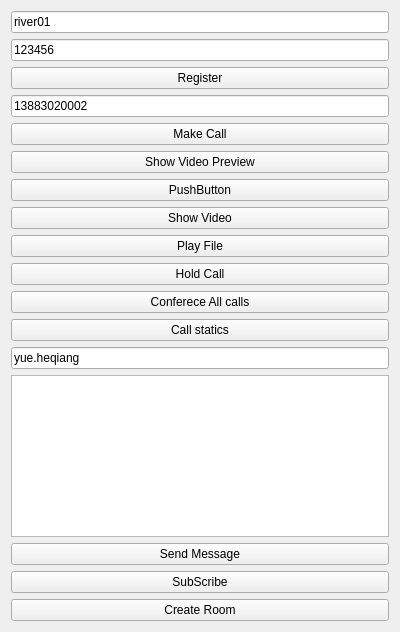
<?xml version="1.0" encoding="UTF-8"?>
<ui version="4.0">
 <class>Widget</class>
 <widget class="QWidget" name="Widget">
  <property name="geometry">
   <rect>
    <x>0</x>
    <y>0</y>
    <width>400</width>
    <height>632</height>
   </rect>
  </property>
  <property name="windowTitle">
   <string>Widget</string>
  </property>
  <layout class="QVBoxLayout" name="verticalLayout">
   <item>
    <widget class="QLineEdit" name="accountEdit">
     <property name="text">
      <string>river01</string>
     </property>
    </widget>
   </item>
   <item>
    <widget class="QLineEdit" name="pwdEdit">
     <property name="text">
      <string>123456</string>
     </property>
    </widget>
   </item>
   <item>
    <widget class="QPushButton" name="registerButton">
     <property name="text">
      <string>Register</string>
     </property>
    </widget>
   </item>
   <item>
    <widget class="QLineEdit" name="phoneNumber">
     <property name="text">
      <string>13883020002</string>
     </property>
    </widget>
   </item>
   <item>
    <widget class="QPushButton" name="makeCallBTN">
     <property name="text">
      <string>Make Call</string>
     </property>
    </widget>
   </item>
   <item>
    <widget class="QPushButton" name="showPreviewBTN">
     <property name="text">
      <string>Show Video Preview</string>
     </property>
    </widget>
   </item>
   <item>
    <widget class="QPushButton" name="showPreviewBTN1">
     <property name="text">
      <string>PushButton</string>
     </property>
    </widget>
   </item>
   <item>
    <widget class="QPushButton" name="ShowVideoBTN">
     <property name="text">
      <string>Show Video</string>
     </property>
    </widget>
   </item>
   <item>
    <widget class="QPushButton" name="playFileBTN">
     <property name="text">
      <string>Play File</string>
     </property>
    </widget>
   </item>
   <item>
    <widget class="QPushButton" name="holdCallBTN">
     <property name="text">
      <string>Hold Call</string>
     </property>
    </widget>
   </item>
   <item>
    <widget class="QPushButton" name="confereceAllBTN">
     <property name="text">
      <string>Conferece All calls</string>
     </property>
    </widget>
   </item>
   <item>
    <widget class="QPushButton" name="callStaticsInfoBTN">
     <property name="text">
      <string>Call statics</string>
     </property>
    </widget>
   </item>
   <item>
    <widget class="QLineEdit" name="peerAddrEdit">
     <property name="text">
      <string>yue.heqiang</string>
     </property>
    </widget>
   </item>
   <item>
    <widget class="QTextEdit" name="msgTextEdit"/>
   </item>
   <item>
    <widget class="QPushButton" name="sendMsgButton">
     <property name="text">
      <string>Send Message</string>
     </property>
    </widget>
   </item>
   <item>
    <widget class="QPushButton" name="subScribeButton">
     <property name="text">
      <string>SubScribe</string>
     </property>
    </widget>
   </item>
   <item>
    <widget class="QPushButton" name="createRoomButton">
     <property name="text">
      <string>Create Room</string>
     </property>
    </widget>
   </item>
  </layout>
 </widget>
 <layoutdefault spacing="6" margin="11"/>
 <resources/>
 <connections/>
</ui>
